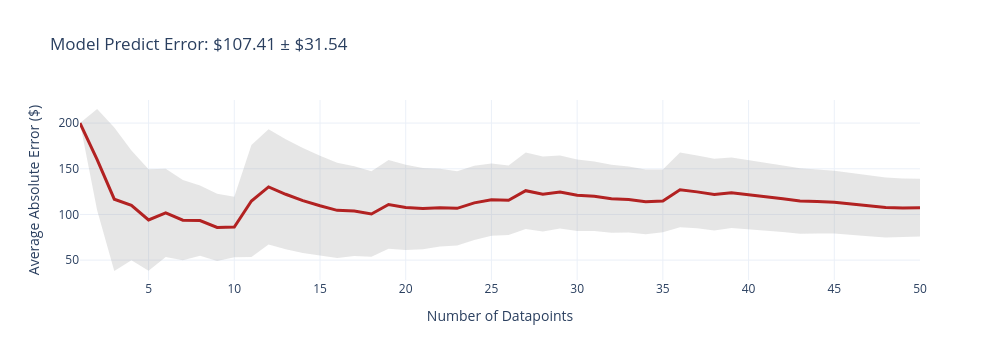
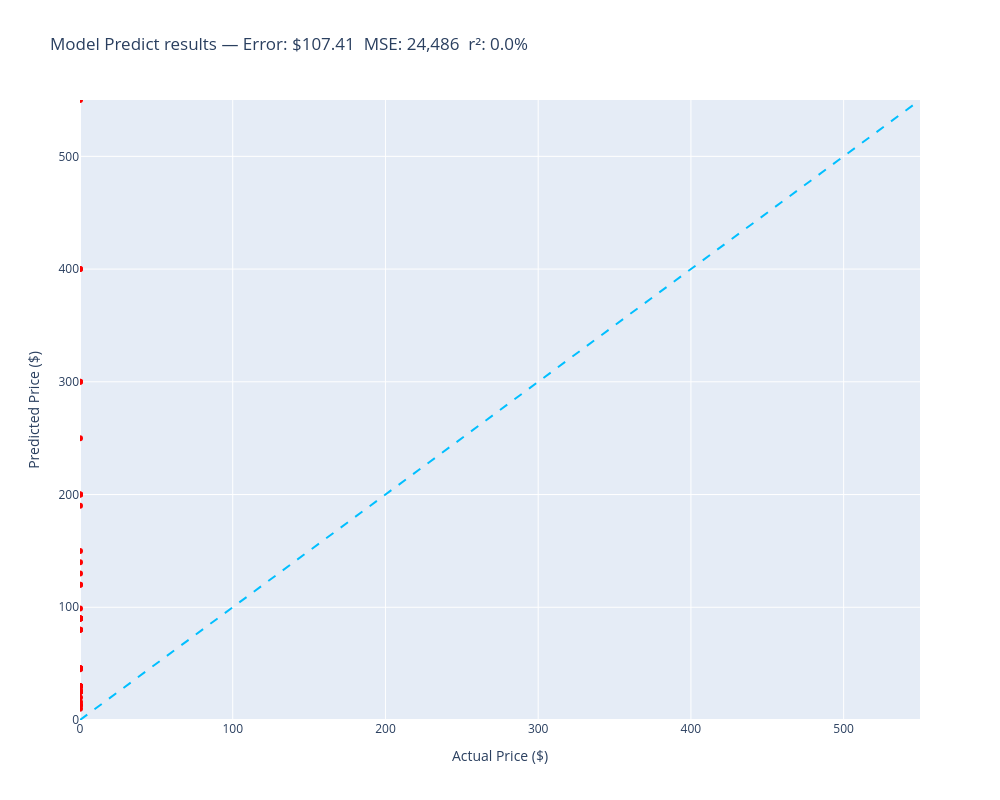

The notebook cell saved with these charts, in order:
### Code cell
random.seed(42)   
evaluate(model_predict, test_ds, size=50, workers=1)

### Figure 1 — Plotly figure (JSON) as saved in the notebook; plotly's stock layout.template omitted (floating-point values rounded to 4 significant figures)
{"data": [{"fill": "toself", "fillcolor": "rgba(128,128,128,0.2)", "hoverinfo": "skip", "line": {"color": "rgba(255,255,255,0)"}, "showlegend": false, "type": "scatter", "x": [1, 2, 3, 4, 5, 6, 7, 8, 9, 10, 11, 12, 13, 14, 15, 16, 17, 18, 19, 20, 21, 22, 23, 24, 25, 26, 27, 28, 29, 30, 31, 32, 33, 34, 35, 36, 37, 38, 39, 40, 41, 42, 43, 44, 45, 46, 47, 48, 49, 50, 50, 49, 48, 47, 46, 45, 44, 43, 42, 41, 40, 39, 38, 37, 36, 35, 34, 33, 32, 31, 30, 29, 28, 27, 26, 25, 24, 23, 22, 21, 20, 19, 18, 17, 16, 15, 14, 13, 12, 11, 10, 9, 8, 7, 6, 5, 4, 3, 2, 1], "y": [200.0, 215.4, 195.2, 170.0, 149.6, 150.0, 137.6, 131.6, 122.6, 119.3, 176.0, 193.3, 182.3, 172.6, 164.2, 156.6, 152.7, 147.2, 159.6, 154.3, 150.8, 149.9, 147.4, 153.3, 155.7, 153.6, 167.9, 163.3, 164.5, 160.1, 157.9, 154.3, 152.4, 149.2, 149.2, 167.7, 164.6, 161.1, 162.2, 159.1, 156.5, 153.7, 150.6, 149.3, 147.8, 145.3, 142.7, 140.6, 139.3, 139.0, 75.87, 74.97, 74.89, 76.0, 77.63, 79.01, 79.02, 78.78, 80.75, 82.38, 83.46, 85.27, 82.46, 84.76, 86.1, 80.4, 78.41, 80.23, 79.96, 81.99, 81.77, 84.69, 81.19, 84.13, 77.41, 76.57, 72.03, 66.01, 64.95, 61.9, 61.07, 62.3, 53.66, 54.53, 52.34, 54.75, 57.66, 61.8, 66.99, 53.48, 53.05, 48.96, 54.85, 49.84, 53.33, 38.39, 49.98, 38.08, 104.6, 200.0]}, {"customdata": [[0], [55.43], [78.58], [60.01], [55.6], [48.32], [43.86], [38.39], [36.81], [33.14], [61.24], [63.17], [60.27], [57.47], [54.71], [52.15], [49.11], [46.78], [48.64], [46.62], [44.47], [42.5], [40.68], [40.63], [39.58], [38.08], [41.9], [41.05], [39.89], [39.19], [37.97], [37.18], [36.09], [35.37], [34.42], [40.81], [39.94], [39.3], [38.49], [37.83], [37.08], [36.46], [35.93], [35.13], [34.38], [33.84], [33.37], [32.83], [32.18], [31.54]], "hovertemplate": "n=%{x}<br>Avg=$%{y:,.2f}<br>±95%%CI=$%{customdata[0]:,.2f}<extra></extra>", "line": {"color": "firebrick", "width": 3}, "mode": "lines", "name": "Cumulative Avg Error", "type": "scatter", "x": [1, 2, 3, 4, 5, 6, 7, 8, 9, 10, 11, 12, 13, 14, 15, 16, 17, 18, 19, 20, 21, 22, 23, 24, 25, 26, 27, 28, 29, 30, 31, 32, 33, 34, 35, 36, 37, 38, 39, 40, 41, 42, 43, 44, 45, 46, 47, 48, 49, 50], "y": [200.0, 160.0, 116.7, 110.0, 93.99, 101.7, 93.71, 93.24, 85.77, 86.19, 114.7, 130.2, 122.1, 115.1, 109.5, 104.5, 103.6, 100.4, 110.9, 107.7, 106.4, 107.4, 106.7, 112.7, 116.2, 115.5, 126.0, 122.2, 124.6, 121.0, 120.0, 117.1, 116.3, 113.8, 114.8, 126.9, 124.7, 121.8, 123.8, 121.3, 119.5, 117.2, 114.7, 114.2, 113.4, 111.5, 109.4, 107.7, 107.2, 107.4]}], "layout": {"height": 360, "showlegend": false, "title": {"text": "Model Predict Error: $107.41 ± $31.54"}, "width": 1000, "xaxis": {"title": {"text": "Number of Datapoints"}}, "yaxis": {"title": {"text": "Average Absolute Error ($)"}}}}

### Figure 2 — Plotly figure (JSON) as saved in the notebook; plotly's stock layout.template omitted (floating-point values rounded to 4 significant figures)
{"data": [{"customdata": [["What does this cost to the nearest dolla...\nGuess=$199.99 Actual=$0.00"], ["What does this cost to the nearest dolla...\nGuess=$120.00 Actual=$0.00"], ["What does this cost to the nearest dolla...\nGuess=$29.99 Actual=$0.00"], ["What does this cost to the nearest dolla...\nGuess=$89.99 Actual=$0.00"], ["What does this cost to the nearest dolla...\nGuess=$29.99 Actual=$0.00"], ["What does this cost to the nearest dolla...\nGuess=$139.99 Actual=$0.00"], ["What does this cost to the nearest dolla...\nGuess=$45.99 Actual=$0.00"], ["What does this cost to the nearest dolla...\nGuess=$89.99 Actual=$0.00"], ["What does this cost to the nearest dolla...\nGuess=$25.99 Actual=$0.00"], ["What does this cost to the nearest dolla...\nGuess=$89.99 Actual=$0.00"], ["What does this cost to the nearest dolla...\nGuess=$400.00 Actual=$0.00"], ["What does this cost to the nearest dolla...\nGuess=$299.99 Actual=$0.00"], ["What does this cost to the nearest dolla...\nGuess=$24.99 Actual=$0.00"], ["What does this cost to the nearest dolla...\nGuess=$24.99 Actual=$0.00"], ["What does this cost to the nearest dolla...\nGuess=$29.99 Actual=$0.00"], ["What does this cost to the nearest dolla...\nGuess=$29.99 Actual=$0.00"], ["What does this cost to the nearest dolla...\nGuess=$89.99 Actual=$0.00"], ["What does this cost to the nearest dolla...\nGuess=$45.99 Actual=$0.00"], ["What does this cost to the nearest dolla...\nGuess=$299.99 Actual=$0.00"], ["What does this cost to the nearest dolla...\nGuess=$45.99 Actual=$0.00"], ["What does this cost to the nearest dolla...\nGuess=$79.99 Actual=$0.00"], ["What does this cost to the nearest dolla...\nGuess=$129.99 Actual=$0.00"], ["What does this cost to the nearest dolla...\nGuess=$89.99 Actual=$0.00"], ["What does this cost to the nearest dolla...\nGuess=$249.99 Actual=$0.00"], ["What does this cost to the nearest dolla...\nGuess=$199.99 Actual=$0.00"], ["What does this cost to the nearest dolla...\nGuess=$99.00 Actual=$0.00"], ["What does this cost to the nearest dolla...\nGuess=$399.99 Actual=$0.00"], ["What does this cost to the nearest dolla...\nGuess=$19.99 Actual=$0.00"], ["What does this cost to the nearest dolla...\nGuess=$189.99 Actual=$0.00"], ["What does this cost to the nearest dolla...\nGuess=$15.99 Actual=$0.00"], ["What does this cost to the nearest dolla...\nGuess=$89.99 Actual=$0.00"], ["What does this cost to the nearest dolla...\nGuess=$29.99 Actual=$0.00"], ["What does this cost to the nearest dolla...\nGuess=$89.99 Actual=$0.00"], ["What does this cost to the nearest dolla...\nGuess=$29.99 Actual=$0.00"], ["What does this cost to the nearest dolla...\nGuess=$150.00 Actual=$0.00"], ["What does this cost to the nearest dolla...\nGuess=$549.99 Actual=$0.00"], ["What does this cost to the nearest dolla...\nGuess=$45.00 Actual=$0.00"], ["What does this cost to the nearest dolla...\nGuess=$12.99 Actual=$0.00"], ["What does this cost to the nearest dolla...\nGuess=$199.99 Actual=$0.00"], ["What does this cost to the nearest dolla...\nGuess=$24.99 Actual=$0.00"], ["What does this cost to the nearest dolla...\nGuess=$45.99 Actual=$0.00"], ["What does this cost to the nearest dolla...\nGuess=$24.99 Actual=$0.00"], ["What does this cost to the nearest dolla...\nGuess=$10.00 Actual=$0.00"], ["What does this cost to the nearest dolla...\nGuess=$89.99 Actual=$0.00"], ["What does this cost to the nearest dolla...\nGuess=$79.99 Actual=$0.00"], ["What does this cost to the nearest dolla...\nGuess=$24.99 Actual=$0.00"], ["What does this cost to the nearest dolla...\nGuess=$12.99 Actual=$0.00"], ["What does this cost to the nearest dolla...\nGuess=$29.99 Actual=$0.00"], ["What does this cost to the nearest dolla...\nGuess=$79.99 Actual=$0.00"], ["What does this cost to the nearest dolla...\nGuess=$120.00 Actual=$0.00"]], "hovertemplate": "%{customdata[0]}<extra></extra>", "legendgroup": "red", "marker": {"color": "red", "size": 6, "symbol": "circle"}, "mode": "markers", "name": "red", "orientation": "v", "showlegend": true, "type": "scatter", "x": [0.0, 0.0, 0.0, 0.0, 0.0, 0.0, 0.0, 0.0, 0.0, 0.0, 0.0, 0.0, 0.0, 0.0, 0.0, 0.0, 0.0, 0.0, 0.0, 0.0, 0.0, 0.0, 0.0, 0.0, 0.0, 0.0, 0.0, 0.0, 0.0, 0.0, 0.0, 0.0, 0.0, 0.0, 0.0, 0.0, 0.0, 0.0, 0.0, 0.0, 0.0, 0.0, 0.0, 0.0, 0.0, 0.0, 0.0, 0.0, 0.0, 0.0], "xaxis": "x", "y": [200.0, 120.0, 29.99, 89.99, 29.99, 140.0, 45.99, 89.99, 25.99, 89.99, 400.0, 300.0, 24.99, 24.99, 29.99, 29.99, 89.99, 45.99, 300.0, 45.99, 79.99, 130.0, 89.99, 250.0, 200.0, 99.0, 400.0, 19.99, 190.0, 15.99, 89.99, 29.99, 89.99, 29.99, 150.0, 550.0, 45.0, 12.99, 200.0, 24.99, 45.99, 24.99, 10.0, 89.99, 79.99, 24.99, 12.99, 29.99, 79.99, 120.0], "yaxis": "y"}, {"hoverinfo": "skip", "line": {"color": "deepskyblue", "dash": "dash", "width": 2}, "mode": "lines", "showlegend": false, "type": "scatter", "x": [0, 550.0], "y": [0, 550.0]}], "layout": {"height": 800, "legend": {"title": {"text": "color"}, "tracegroupgap": 0}, "showlegend": false, "title": {"text": "Model Predict results — Error: $107.41  MSE: 24,486  r²: 0.0%"}, "width": 1000, "xaxis": {"anchor": "y", "domain": [0, 1], "range": [0, 550.0], "title": {"text": "Actual Price ($)"}}, "yaxis": {"anchor": "x", "domain": [0, 1], "range": [0, 550.0], "title": {"text": "Predicted Price ($)"}}}}
